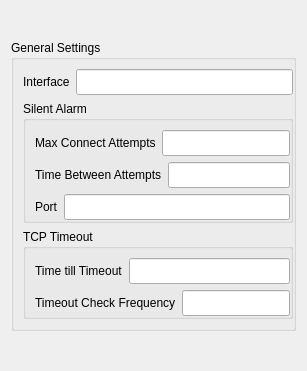
        <widget class="QWidget" name="generalPage">
         <layout class="QVBoxLayout" name="genVertBox">
          <property name="spacing">
           <number>0</number>
          </property>
          <property name="topMargin">
           <number>0</number>
          </property>
          <property name="bottomMargin">
           <number>0</number>
          </property>
          <item>
           <spacer name="genSettingsSpacer_2">
            <property name="orientation">
             <enum>Qt::Vertical</enum>
            </property>
            <property name="sizeHint" stdset="0">
             <size>
              <width>20</width>
              <height>40</height>
             </size>
            </property>
           </spacer>
          </item>
          <item>
           <widget class="QGroupBox" name="genGroupBox">
            <property name="title">
             <string>General Settings</string>
            </property>
            <property name="flat">
             <bool>true</bool>
            </property>
            <layout class="QVBoxLayout" name="genSettingsVBox">
             <property name="rightMargin">
              <number>0</number>
             </property>
             <item>
              <layout class="QHBoxLayout" name="interfaceForm">
               <item>
                <widget class="QLabel" name="interfaceLabel">
                 <property name="sizePolicy">
                  <sizepolicy hsizetype="Preferred" vsizetype="Fixed">
                   <horstretch>0</horstretch>
                   <verstretch>0</verstretch>
                  </sizepolicy>
                 </property>
                 <property name="minimumSize">
                  <size>
                   <width>0</width>
                   <height>26</height>
                  </size>
                 </property>
                 <property name="maximumSize">
                  <size>
                   <width>16777215</width>
                   <height>26</height>
                  </size>
                 </property>
                 <property name="toolTip">
                  <string>&lt;!DOCTYPE HTML PUBLIC &quot;-//W3C//DTD HTML 4.0//EN&quot; &quot;http://www.w3.org/TR/REC-html40/strict.dtd&quot;&gt;
&lt;html&gt;&lt;head&gt;&lt;meta name=&quot;qrichtext&quot; content=&quot;1&quot; /&gt;&lt;style type=&quot;text/css&quot;&gt;
p, li { white-space: pre-wrap; }
&lt;/style&gt;&lt;/head&gt;&lt;body style=&quot; font-family:'Sans Serif'; font-size:9pt; font-weight:400; font-style:normal;&quot;&gt;
&lt;table border=&quot;0&quot; style=&quot;-qt-table-type: root; margin-top:4px; margin-bottom:4px; margin-left:4px; margin-right:4px;&quot;&gt;
&lt;tr&gt;
&lt;td style=&quot;border: none;&quot;&gt;
&lt;p align=&quot;center&quot; style=&quot; margin-top:0px; margin-bottom:0px; margin-left:0px; margin-right:0px; -qt-block-indent:0; text-indent:0px;&quot;&gt;The name of the interface to run Nova on.&lt;/p&gt;&lt;/td&gt;&lt;/tr&gt;&lt;/table&gt;&lt;/body&gt;&lt;/html&gt;</string>
                 </property>
                 <property name="text">
                  <string>Interface</string>
                 </property>
                </widget>
               </item>
               <item>
                <widget class="QLineEdit" name="interfaceEdit">
                 <property name="sizePolicy">
                  <sizepolicy hsizetype="Expanding" vsizetype="Fixed">
                   <horstretch>0</horstretch>
                   <verstretch>0</verstretch>
                  </sizepolicy>
                 </property>
                 <property name="minimumSize">
                  <size>
                   <width>0</width>
                   <height>26</height>
                  </size>
                 </property>
                 <property name="maximumSize">
                  <size>
                   <width>16777215</width>
                   <height>26</height>
                  </size>
                 </property>
                 <property name="toolTip">
                  <string>&lt;!DOCTYPE HTML PUBLIC &quot;-//W3C//DTD HTML 4.0//EN&quot; &quot;http://www.w3.org/TR/REC-html40/strict.dtd&quot;&gt;
&lt;html&gt;&lt;head&gt;&lt;meta name=&quot;qrichtext&quot; content=&quot;1&quot; /&gt;&lt;style type=&quot;text/css&quot;&gt;
p, li { white-space: pre-wrap; }
&lt;/style&gt;&lt;/head&gt;&lt;body style=&quot; font-family:'Sans Serif'; font-size:9pt; font-weight:400; font-style:normal;&quot;&gt;
&lt;table border=&quot;0&quot; style=&quot;-qt-table-type: root; margin-top:4px; margin-bottom:4px; margin-left:4px; margin-right:4px;&quot;&gt;
&lt;tr&gt;
&lt;td style=&quot;border: none;&quot;&gt;
&lt;p align=&quot;center&quot; style=&quot; margin-top:0px; margin-bottom:0px; margin-left:0px; margin-right:0px; -qt-block-indent:0; text-indent:0px;&quot;&gt;The name of the interface to run Nova on.&lt;/p&gt;&lt;/td&gt;&lt;/tr&gt;&lt;/table&gt;&lt;/body&gt;&lt;/html&gt;</string>
                 </property>
                </widget>
               </item>
              </layout>
             </item>
             <item>
              <widget class="QGroupBox" name="saGroupBox">
               <property name="title">
                <string>Silent Alarm</string>
               </property>
               <property name="flat">
                <bool>true</bool>
               </property>
               <layout class="QVBoxLayout" name="SAVBox">
                <property name="rightMargin">
                 <number>0</number>
                </property>
                <property name="bottomMargin">
                 <number>0</number>
                </property>
                <item>
                 <layout class="QHBoxLayout" name="tcpMaxConnForm">
                  <item>
                   <widget class="QLabel" name="saAttemptsMaxLabel">
                    <property name="sizePolicy">
                     <sizepolicy hsizetype="Preferred" vsizetype="Fixed">
                      <horstretch>0</horstretch>
                      <verstretch>0</verstretch>
                     </sizepolicy>
                    </property>
                    <property name="minimumSize">
                     <size>
                      <width>0</width>
                      <height>26</height>
                     </size>
                    </property>
                    <property name="maximumSize">
                     <size>
                      <width>16777215</width>
                      <height>26</height>
                     </size>
                    </property>
                    <property name="toolTip">
                     <string>&lt;!DOCTYPE HTML PUBLIC &quot;-//W3C//DTD HTML 4.0//EN&quot; &quot;http://www.w3.org/TR/REC-html40/strict.dtd&quot;&gt;
&lt;html&gt;&lt;head&gt;&lt;meta name=&quot;qrichtext&quot; content=&quot;1&quot; /&gt;&lt;style type=&quot;text/css&quot;&gt;
p, li { white-space: pre-wrap; }
&lt;/style&gt;&lt;/head&gt;&lt;body style=&quot; font-family:'Sans Serif'; font-size:9pt; font-weight:400; font-style:normal;&quot;&gt;
&lt;table border=&quot;0&quot; style=&quot;-qt-table-type: root; margin-top:4px; margin-bottom:4px; margin-left:4px; margin-right:4px;&quot;&gt;
&lt;tr&gt;
&lt;td style=&quot;border: none;&quot;&gt;
&lt;p align=&quot;center&quot; style=&quot; margin-top:0px; margin-bottom:0px; margin-left:0px; margin-right:0px; -qt-block-indent:0; text-indent:0px;&quot;&gt;The IP address to send silent alarams from.&lt;/p&gt;&lt;/td&gt;&lt;/tr&gt;&lt;/table&gt;&lt;/body&gt;&lt;/html&gt;</string>
                    </property>
                    <property name="text">
                     <string>Max Connect Attempts</string>
                    </property>
                   </widget>
                  </item>
                  <item>
                   <widget class="QLineEdit" name="saAttemptsMaxEdit">
                    <property name="minimumSize">
                     <size>
                      <width>0</width>
                      <height>26</height>
                     </size>
                    </property>
                    <property name="maximumSize">
                     <size>
                      <width>16777215</width>
                      <height>26</height>
                     </size>
                    </property>
                    <property name="font">
                     <font>
                      <kerning>true</kerning>
                     </font>
                    </property>
                    <property name="toolTip">
                     <string>&lt;!DOCTYPE HTML PUBLIC &quot;-//W3C//DTD HTML 4.0//EN&quot; &quot;http://www.w3.org/TR/REC-html40/strict.dtd&quot;&gt;
&lt;html&gt;&lt;head&gt;&lt;meta name=&quot;qrichtext&quot; content=&quot;1&quot; /&gt;&lt;style type=&quot;text/css&quot;&gt;
p, li { white-space: pre-wrap; }
&lt;/style&gt;&lt;/head&gt;&lt;body style=&quot; font-family:'Sans Serif'; font-size:9pt; font-weight:400; font-style:normal;&quot;&gt;
&lt;table border=&quot;0&quot; style=&quot;-qt-table-type: root; margin-top:4px; margin-bottom:4px; margin-left:4px; margin-right:4px;&quot;&gt;
&lt;tr&gt;
&lt;td style=&quot;border: none;&quot;&gt;
&lt;p align=&quot;center&quot; style=&quot; margin-top:0px; margin-bottom:0px; margin-left:0px; margin-right:0px; -qt-block-indent:0; text-indent:0px;&quot;&gt;The IP address to send silent alarams from.&lt;/p&gt;&lt;/td&gt;&lt;/tr&gt;&lt;/table&gt;&lt;/body&gt;&lt;/html&gt;</string>
                    </property>
                   </widget>
                  </item>
                 </layout>
                </item>
                <item>
                 <layout class="QHBoxLayout" name="SATcpTimeoutForm">
                  <item>
                   <widget class="QLabel" name="saAttemptsTimeLabel">
                    <property name="sizePolicy">
                     <sizepolicy hsizetype="Preferred" vsizetype="Fixed">
                      <horstretch>0</horstretch>
                      <verstretch>0</verstretch>
                     </sizepolicy>
                    </property>
                    <property name="minimumSize">
                     <size>
                      <width>0</width>
                      <height>26</height>
                     </size>
                    </property>
                    <property name="maximumSize">
                     <size>
                      <width>16777215</width>
                      <height>26</height>
                     </size>
                    </property>
                    <property name="toolTip">
                     <string>&lt;!DOCTYPE HTML PUBLIC &quot;-//W3C//DTD HTML 4.0//EN&quot; &quot;http://www.w3.org/TR/REC-html40/strict.dtd&quot;&gt;
&lt;html&gt;&lt;head&gt;&lt;meta name=&quot;qrichtext&quot; content=&quot;1&quot; /&gt;&lt;style type=&quot;text/css&quot;&gt;
p, li { white-space: pre-wrap; }
&lt;/style&gt;&lt;/head&gt;&lt;body style=&quot; font-family:'Sans Serif'; font-size:9pt; font-weight:400; font-style:normal;&quot;&gt;
&lt;table border=&quot;0&quot; style=&quot;-qt-table-type: root; margin-top:4px; margin-bottom:4px; margin-left:4px; margin-right:4px;&quot;&gt;
&lt;tr&gt;
&lt;td style=&quot;border: none;&quot;&gt;
&lt;p align=&quot;center&quot; style=&quot; margin-top:0px; margin-bottom:0px; margin-left:0px; margin-right:0px; -qt-block-indent:0; text-indent:0px;&quot;&gt;The IP address to send silent alarams from.&lt;/p&gt;&lt;/td&gt;&lt;/tr&gt;&lt;/table&gt;&lt;/body&gt;&lt;/html&gt;</string>
                    </property>
                    <property name="text">
                     <string>Time Between Attempts</string>
                    </property>
                   </widget>
                  </item>
                  <item>
                   <widget class="QLineEdit" name="saAttemptsTimeEdit">
                    <property name="minimumSize">
                     <size>
                      <width>0</width>
                      <height>26</height>
                     </size>
                    </property>
                    <property name="maximumSize">
                     <size>
                      <width>16777215</width>
                      <height>26</height>
                     </size>
                    </property>
                    <property name="font">
                     <font>
                      <kerning>true</kerning>
                     </font>
                    </property>
                    <property name="toolTip">
                     <string>&lt;!DOCTYPE HTML PUBLIC &quot;-//W3C//DTD HTML 4.0//EN&quot; &quot;http://www.w3.org/TR/REC-html40/strict.dtd&quot;&gt;
&lt;html&gt;&lt;head&gt;&lt;meta name=&quot;qrichtext&quot; content=&quot;1&quot; /&gt;&lt;style type=&quot;text/css&quot;&gt;
p, li { white-space: pre-wrap; }
&lt;/style&gt;&lt;/head&gt;&lt;body style=&quot; font-family:'Sans Serif'; font-size:9pt; font-weight:400; font-style:normal;&quot;&gt;
&lt;table border=&quot;0&quot; style=&quot;-qt-table-type: root; margin-top:4px; margin-bottom:4px; margin-left:4px; margin-right:4px;&quot;&gt;
&lt;tr&gt;
&lt;td style=&quot;border: none;&quot;&gt;
&lt;p align=&quot;center&quot; style=&quot; margin-top:0px; margin-bottom:0px; margin-left:0px; margin-right:0px; -qt-block-indent:0; text-indent:0px;&quot;&gt;The IP address to send silent alarams from.&lt;/p&gt;&lt;/td&gt;&lt;/tr&gt;&lt;/table&gt;&lt;/body&gt;&lt;/html&gt;</string>
                    </property>
                   </widget>
                  </item>
                 </layout>
                </item>
                <item>
                 <layout class="QHBoxLayout" name="SAportForm">
                  <item>
                   <widget class="QLabel" name="saPortLabel">
                    <property name="sizePolicy">
                     <sizepolicy hsizetype="Preferred" vsizetype="Fixed">
                      <horstretch>0</horstretch>
                      <verstretch>0</verstretch>
                     </sizepolicy>
                    </property>
                    <property name="minimumSize">
                     <size>
                      <width>0</width>
                      <height>26</height>
                     </size>
                    </property>
                    <property name="maximumSize">
                     <size>
                      <width>16777215</width>
                      <height>26</height>
                     </size>
                    </property>
                    <property name="toolTip">
                     <string>&lt;!DOCTYPE HTML PUBLIC &quot;-//W3C//DTD HTML 4.0//EN&quot; &quot;http://www.w3.org/TR/REC-html40/strict.dtd&quot;&gt;
&lt;html&gt;&lt;head&gt;&lt;meta name=&quot;qrichtext&quot; content=&quot;1&quot; /&gt;&lt;style type=&quot;text/css&quot;&gt;
p, li { white-space: pre-wrap; }
&lt;/style&gt;&lt;/head&gt;&lt;body style=&quot; font-family:'Sans Serif'; font-size:9pt; font-weight:400; font-style:normal;&quot;&gt;
&lt;table border=&quot;0&quot; style=&quot;-qt-table-type: root; margin-top:4px; margin-bottom:4px; margin-left:4px; margin-right:4px;&quot;&gt;
&lt;tr&gt;
&lt;td style=&quot;border: none;&quot;&gt;
&lt;p align=&quot;center&quot; style=&quot; margin-top:0px; margin-bottom:0px; margin-left:0px; margin-right:0px; -qt-block-indent:0; text-indent:0px;&quot;&gt;The port to send silent alarams on.&lt;/p&gt;&lt;/td&gt;&lt;/tr&gt;&lt;/table&gt;&lt;/body&gt;&lt;/html&gt;</string>
                    </property>
                    <property name="text">
                     <string>Port</string>
                    </property>
                   </widget>
                  </item>
                  <item>
                   <widget class="QLineEdit" name="saPortEdit">
                    <property name="sizePolicy">
                     <sizepolicy hsizetype="Expanding" vsizetype="Fixed">
                      <horstretch>0</horstretch>
                      <verstretch>0</verstretch>
                     </sizepolicy>
                    </property>
                    <property name="minimumSize">
                     <size>
                      <width>0</width>
                      <height>26</height>
                     </size>
                    </property>
                    <property name="maximumSize">
                     <size>
                      <width>16777215</width>
                      <height>26</height>
                     </size>
                    </property>
                    <property name="toolTip">
                     <string>&lt;!DOCTYPE HTML PUBLIC &quot;-//W3C//DTD HTML 4.0//EN&quot; &quot;http://www.w3.org/TR/REC-html40/strict.dtd&quot;&gt;
&lt;html&gt;&lt;head&gt;&lt;meta name=&quot;qrichtext&quot; content=&quot;1&quot; /&gt;&lt;style type=&quot;text/css&quot;&gt;
p, li { white-space: pre-wrap; }
&lt;/style&gt;&lt;/head&gt;&lt;body style=&quot; font-family:'Sans Serif'; font-size:9pt; font-weight:400; font-style:normal;&quot;&gt;
&lt;table border=&quot;0&quot; style=&quot;-qt-table-type: root; margin-top:4px; margin-bottom:4px; margin-left:4px; margin-right:4px;&quot;&gt;
&lt;tr&gt;
&lt;td style=&quot;border: none;&quot;&gt;
&lt;p align=&quot;center&quot; style=&quot; margin-top:0px; margin-bottom:0px; margin-left:0px; margin-right:0px; -qt-block-indent:0; text-indent:0px;&quot;&gt;The port to send silent alarams on.&lt;/p&gt;&lt;/td&gt;&lt;/tr&gt;&lt;/table&gt;&lt;/body&gt;&lt;/html&gt;</string>
                    </property>
                   </widget>
                  </item>
                 </layout>
                </item>
               </layout>
              </widget>
             </item>
             <item>
              <widget class="QGroupBox" name="tcpGroupBox">
               <property name="title">
                <string>TCP Timeout</string>
               </property>
               <property name="flat">
                <bool>true</bool>
               </property>
               <layout class="QVBoxLayout" name="TCPVBox">
                <property name="rightMargin">
                 <number>0</number>
                </property>
                <property name="bottomMargin">
                 <number>0</number>
                </property>
                <item>
                 <layout class="QHBoxLayout" name="tcpTimeoutForm">
                  <item>
                   <widget class="QLabel" name="tcpTimeoutLabel">
                    <property name="minimumSize">
                     <size>
                      <width>0</width>
                      <height>26</height>
                     </size>
                    </property>
                    <property name="maximumSize">
                     <size>
                      <width>16777215</width>
                      <height>26</height>
                     </size>
                    </property>
                    <property name="toolTip">
                     <string>&lt;!DOCTYPE HTML PUBLIC &quot;-//W3C//DTD HTML 4.0//EN&quot; &quot;http://www.w3.org/TR/REC-html40/strict.dtd&quot;&gt;
&lt;html&gt;&lt;head&gt;&lt;meta name=&quot;qrichtext&quot; content=&quot;1&quot; /&gt;&lt;style type=&quot;text/css&quot;&gt;
p, li { white-space: pre-wrap; }
&lt;/style&gt;&lt;/head&gt;&lt;body style=&quot; font-family:'Sans Serif'; font-size:9pt; font-weight:400; font-style:normal;&quot;&gt;
&lt;table border=&quot;0&quot; style=&quot;-qt-table-type: root; margin-top:4px; margin-bottom:4px; margin-left:4px; margin-right:4px;&quot;&gt;
&lt;tr&gt;
&lt;td style=&quot;border: none;&quot;&gt;
&lt;p align=&quot;center&quot; style=&quot; margin-top:0px; margin-bottom:0px; margin-left:0px; margin-right:0px; -qt-block-indent:0; text-indent:0px;&quot;&gt;How long to wait (in seconds) before considering a TCP session as timed out.&lt;/p&gt;&lt;/td&gt;&lt;/tr&gt;&lt;/table&gt;&lt;/body&gt;&lt;/html&gt;</string>
                    </property>
                    <property name="text">
                     <string>Time till Timeout</string>
                    </property>
                   </widget>
                  </item>
                  <item>
                   <widget class="QLineEdit" name="tcpTimeoutEdit">
                    <property name="minimumSize">
                     <size>
                      <width>0</width>
                      <height>26</height>
                     </size>
                    </property>
                    <property name="maximumSize">
                     <size>
                      <width>16777215</width>
                      <height>26</height>
                     </size>
                    </property>
                    <property name="toolTip">
                     <string>&lt;!DOCTYPE HTML PUBLIC &quot;-//W3C//DTD HTML 4.0//EN&quot; &quot;http://www.w3.org/TR/REC-html40/strict.dtd&quot;&gt;
&lt;html&gt;&lt;head&gt;&lt;meta name=&quot;qrichtext&quot; content=&quot;1&quot; /&gt;&lt;style type=&quot;text/css&quot;&gt;
p, li { white-space: pre-wrap; }
&lt;/style&gt;&lt;/head&gt;&lt;body style=&quot; font-family:'Sans Serif'; font-size:9pt; font-weight:400; font-style:normal;&quot;&gt;
&lt;table border=&quot;0&quot; style=&quot;-qt-table-type: root; margin-top:4px; margin-bottom:4px; margin-left:4px; margin-right:4px;&quot;&gt;
&lt;tr&gt;
&lt;td style=&quot;border: none;&quot;&gt;
&lt;p align=&quot;center&quot; style=&quot; margin-top:0px; margin-bottom:0px; margin-left:0px; margin-right:0px; -qt-block-indent:0; text-indent:0px;&quot;&gt;How long to wait (in seconds) before considering a TCP session as timed out.&lt;/p&gt;&lt;/td&gt;&lt;/tr&gt;&lt;/table&gt;&lt;/body&gt;&lt;/html&gt;</string>
                    </property>
                   </widget>
                  </item>
                 </layout>
                </item>
                <item>
                 <layout class="QHBoxLayout" name="timeoutCheckFreqForm">
                  <item>
                   <widget class="QLabel" name="tcpFrequencyLabel">
                    <property name="minimumSize">
                     <size>
                      <width>0</width>
                      <height>26</height>
                     </size>
                    </property>
                    <property name="maximumSize">
                     <size>
                      <width>16777215</width>
                      <height>26</height>
                     </size>
                    </property>
                    <property name="toolTip">
                     <string>&lt;!DOCTYPE HTML PUBLIC &quot;-//W3C//DTD HTML 4.0//EN&quot; &quot;http://www.w3.org/TR/REC-html40/strict.dtd&quot;&gt;
&lt;html&gt;&lt;head&gt;&lt;meta name=&quot;qrichtext&quot; content=&quot;1&quot; /&gt;&lt;style type=&quot;text/css&quot;&gt;
p, li { white-space: pre-wrap; }
&lt;/style&gt;&lt;/head&gt;&lt;body style=&quot; font-family:'Sans Serif'; font-size:9pt; font-weight:400; font-style:normal;&quot;&gt;
&lt;table border=&quot;0&quot; style=&quot;-qt-table-type: root; margin-top:4px; margin-bottom:4px; margin-left:4px; margin-right:4px;&quot;&gt;
&lt;tr&gt;
&lt;td style=&quot;border: none;&quot;&gt;
&lt;p align=&quot;center&quot; style=&quot; margin-top:0px; margin-bottom:0px; margin-left:0px; margin-right:0px; -qt-block-indent:0; text-indent:0px;&quot;&gt;How long to wait (in seconds) between checking for timed out TCP sessions.&lt;/p&gt;&lt;/td&gt;&lt;/tr&gt;&lt;/table&gt;&lt;/body&gt;&lt;/html&gt;</string>
                    </property>
                    <property name="text">
                     <string>Timeout Check Frequency</string>
                    </property>
                   </widget>
                  </item>
                  <item>
                   <widget class="QLineEdit" name="tcpFrequencyEdit">
                    <property name="minimumSize">
                     <size>
                      <width>0</width>
                      <height>26</height>
                     </size>
                    </property>
                    <property name="maximumSize">
                     <size>
                      <width>16777215</width>
                      <height>26</height>
                     </size>
                    </property>
                    <property name="toolTip">
                     <string>&lt;!DOCTYPE HTML PUBLIC &quot;-//W3C//DTD HTML 4.0//EN&quot; &quot;http://www.w3.org/TR/REC-html40/strict.dtd&quot;&gt;
&lt;html&gt;&lt;head&gt;&lt;meta name=&quot;qrichtext&quot; content=&quot;1&quot; /&gt;&lt;style type=&quot;text/css&quot;&gt;
p, li { white-space: pre-wrap; }
&lt;/style&gt;&lt;/head&gt;&lt;body style=&quot; font-family:'Sans Serif'; font-size:9pt; font-weight:400; font-style:normal;&quot;&gt;
&lt;table border=&quot;0&quot; style=&quot;-qt-table-type: root; margin-top:4px; margin-bottom:4px; margin-left:4px; margin-right:4px;&quot;&gt;
&lt;tr&gt;
&lt;td style=&quot;border: none;&quot;&gt;
&lt;p align=&quot;center&quot; style=&quot; margin-top:0px; margin-bottom:0px; margin-left:0px; margin-right:0px; -qt-block-indent:0; text-indent:0px;&quot;&gt;How long to wait (in seconds) between checking for timed out TCP sessions.&lt;/p&gt;&lt;/td&gt;&lt;/tr&gt;&lt;/table&gt;&lt;/body&gt;&lt;/html&gt;</string>
                    </property>
                   </widget>
                  </item>
                 </layout>
                </item>
               </layout>
              </widget>
             </item>
            </layout>
           </widget>
          </item>
          <item>
           <spacer name="genSettingsSpacer">
            <property name="orientation">
             <enum>Qt::Vertical</enum>
            </property>
            <property name="sizeHint" stdset="0">
             <size>
              <width>20</width>
              <height>40</height>
             </size>
            </property>
           </spacer>
          </item>
         </layout>
        </widget>
